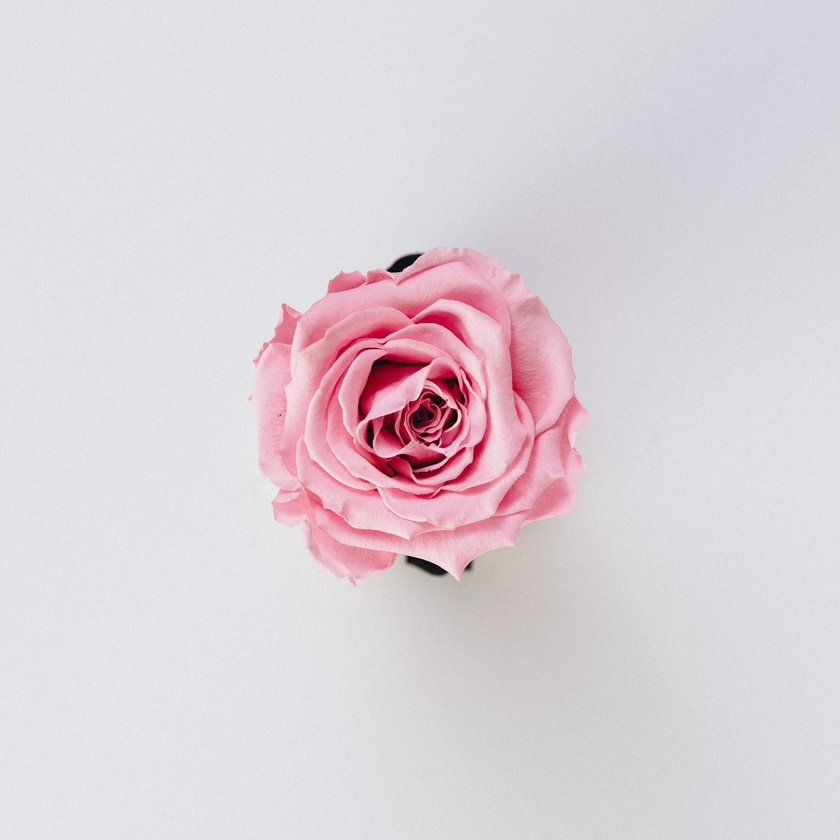
//> input picture rose.jpg, 840 x 840 px, shrunk from 3715 x 3715 before the run
$ ./main   (built with g++ and OpenCV 4)
//> lines starting //> are read from the running program, lines starting //| are printed output that depends on the picture
//
//  main.cpp
//  change_brightness
//
//  Created by shubham  saxena  on 05/02/21.
//

#include <opencv2/opencv.hpp>
#include <iostream>

using namespace cv;
using namespace std;

int main(int argc, char** argv)
{
    Mat image = imread("/Users/caffeine_coder25/Desktop/just_code_it/coders_packet_internship/change_brightness/rose.jpg");
//> image is the input picture: 840 rows x 840 cols, CV_8UC3; mean B, G, R 216.9, 210.7, 220.5

    if (image.empty())
    {
        cout << "Could not open or find the image" << endl;
        cin.get();
        return -1;
    }

    Mat imageBrighnessHigh50;
    image.convertTo(imageBrighnessHigh50, -1, 1, 50);
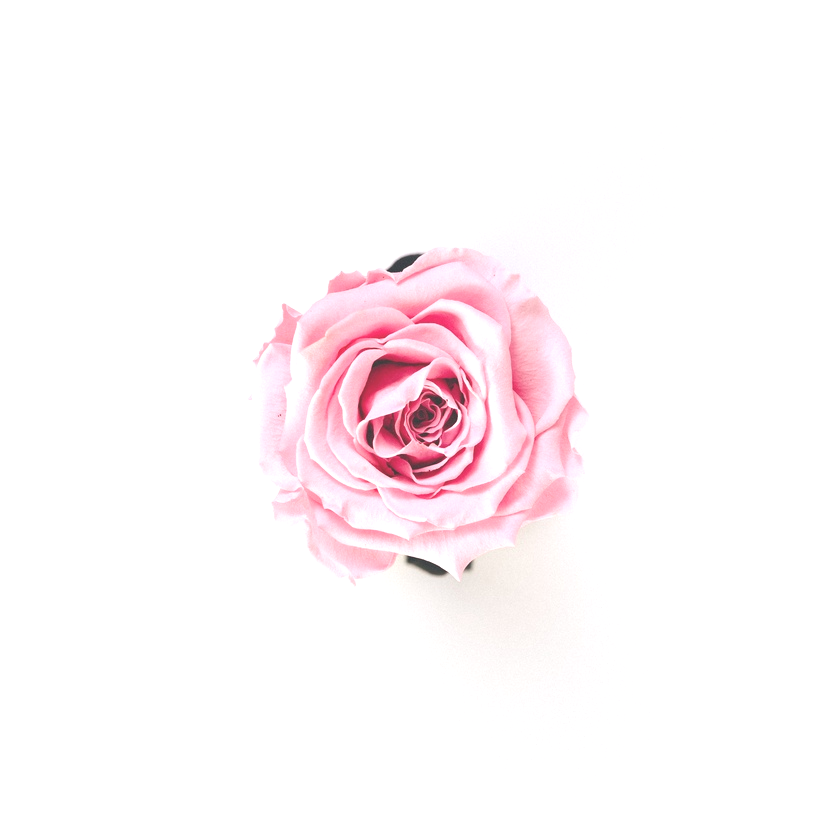
//> imageBrighnessHigh50: 840 rows x 840 cols, CV_8UC3; mean B, G, R 249.6, 247.6, 253.9

    Mat imageBrighnessLow50;
    image.convertTo(imageBrighnessLow50, -1, 1, -50);
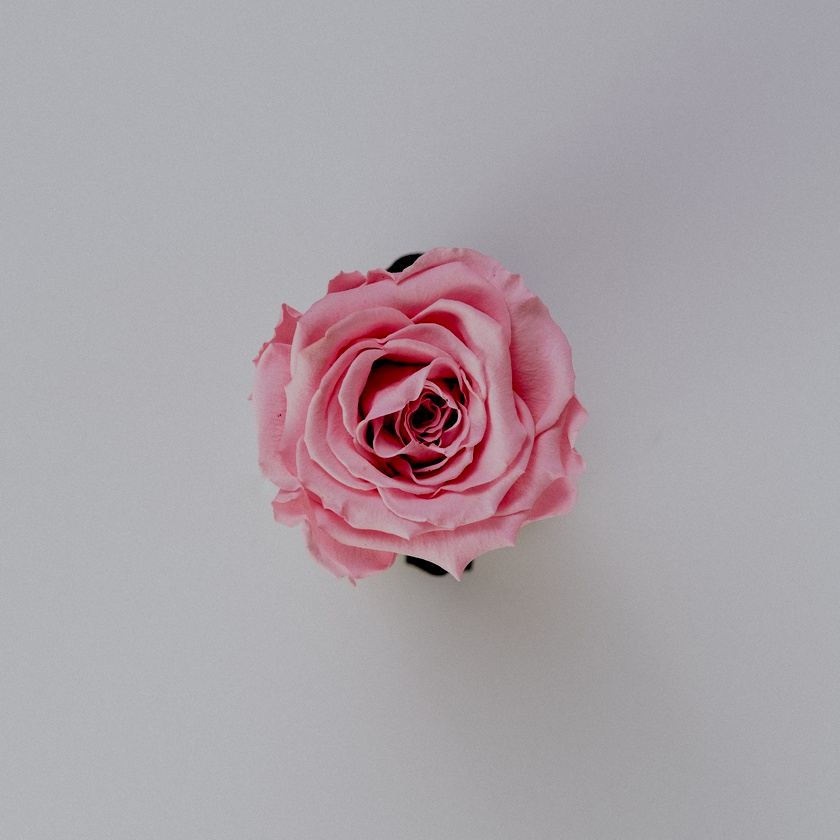
//> imageBrighnessLow50: 840 rows x 840 cols, CV_8UC3; mean B, G, R 167.1, 161.1, 170.5

    String windowNameOriginalImage = "Original Image";
    String windowNameBrightnessHigh50 = "Brightness Increased by 50";
    String windowNameBrightnessLow50 = "Brightness Decreased by 50";

    namedWindow(windowNameOriginalImage, WINDOW_NORMAL);
    namedWindow(windowNameBrightnessHigh50, WINDOW_NORMAL);
    namedWindow(windowNameBrightnessLow50, WINDOW_NORMAL);

    imshow(windowNameOriginalImage, image);
    imshow(windowNameBrightnessHigh50, imageBrighnessHigh50);
    imshow(windowNameBrightnessLow50, imageBrighnessLow50);

    waitKey(0);

    destroyAllWindows();

    return 0;
}
